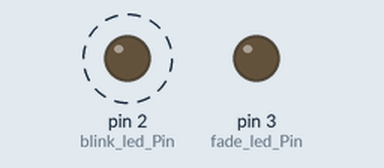
Recording of a sketch running on a simulated Arduino Uno, built with avr-gcc and run on an emulated ATmega328P. Shown: output pins drawn as LEDs (lit = HIGH). Dashed ring = blinking.

Above: at 0.05 s.
At 0.45 s:
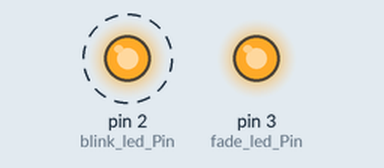
Timing chart, 0 to 3.0 s (numbered marks = the images above):
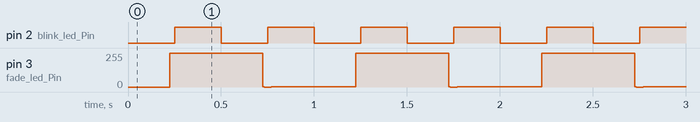

The sketch:

combinedLEDcontrol.ino
```cpp
/*
Combined example: Control 1 blinking LED and 1 fading LED using custom functions
This shows how you can use both functions together in the same program

Blinking LED (can use any digital pin):
- Speed of blinking (blink_led_BlinkTime in milliseconds)
- Whether it starts as ON/OFF (blink_led_BlinkBeginState)

Fading LED (must use PWM pin marked with ~):
- Minimum brightness (fade_led_minBrightness 0-255)
- Maximum brightness (fade_led_maxBrightness 0-255)
- Speed of fading (fade_led_oscillationTime in milliseconds)
*/

// Blinking LED variables
int blink_led_Pin = 2;
int blink_led_BlinkTime = 500;      // Time for one complete blink cycle (milliseconds)
bool blink_led_BlinkBeginState = false; // Initial state for blinking LED (true = on, false = off)

// Fading LED variables
int fade_led_Pin = 3;
int fade_led_minBrightness = 0;    // Minimum brightness for oscillating LED (0-255)
int fade_led_maxBrightness = 255;  // Maximum brightness for oscillating LED (0-255)
int fade_led_oscillationTime = 1000; // Time for one complete oscillation (milliseconds)

void setup()
{
  // Initialize LED pins as outputs
  pinMode(blink_led_Pin, OUTPUT);
  pinMode(fade_led_Pin, OUTPUT);
}

void loop()
{
  // Control the blinking LED
  bool blinkState = blink(blink_led_BlinkTime, blink_led_BlinkBeginState);
  digitalWrite(blink_led_Pin, blinkState);

  // Control the fading LED
  int fadeBrightness = oscillate(fade_led_minBrightness, fade_led_maxBrightness, fade_led_oscillationTime);
  analogWrite(fade_led_Pin, fadeBrightness);
}

// Function to determine LED state for blinking
// Uses timing logic to control the behaviour
// blinkTime = how fast it is blinking (milliseconds)
// beginState = determines whether its starting state is ON or OFF
bool blink(int blinkTime, bool beginState) {
  // Define the boolean variable we will return
  bool ledShouldBeOn = false;

  // Calculate current position in blink cycle
  // Using modulo (%) to get remainder when dividing current time by blink time
  // millis() keeps counting up continuously (0, 1, 2, 3, 4, 5, 6, 7, 8, 9, 10, 11...)
  // millis() % blinkTime creates a repeating pattern (0, 1, 2, 3, 4...497, 498, 499, 0, 1, 2, 3...)
  // This gives us a way to know where we are within each blink cycle
  unsigned long currentTime = millis() % blinkTime;

  // Determine LED state based on timing and beginState
  if(currentTime < (blinkTime / 2)) {
    // We're in the first half of the cycle
    ledShouldBeOn = beginState;  // LED matches beginState in first half
  } else {
    // We're in the second half of the cycle
    ledShouldBeOn = !beginState; // LED is opposite of beginState in second half
  }

  return ledShouldBeOn;
}

// Function to calculate oscillating values
// Uses sine wave mathematics to create smooth fading
// minVal = minimum brightness level
// maxVal = maximum brightness level
// oscillationTime = how long one complete fade cycle takes
int oscillate(int minVal, int maxVal, int oscillationTime) {
  // Calculate current position in oscillation cycle (0.0 to 1.0)
  float cyclePosition = (millis() % oscillationTime) / (float)oscillationTime;

  // Calculate sine value (-1 to 1) for current cycle position
  float sineValue = sin(cyclePosition * 2 * PI);

  // Map sine wave (-1 to 1) to desired range (minVal to maxVal)
  // Because the map function only returns integers, the value is multiplied by 1000
  int brightness = map(sineValue * 1000, -1000, 1000, minVal, maxVal);

  // Output the value
  return brightness;
}
```

Measured:
- by itself, pin 2 (blink_led_Pin): alternates HIGH for 0.25 s and LOW for 0.25 s
- by itself, pin 3 (fade_led_Pin): repeats every 1.0 s: 254/255 0.04 s, 253/255 0.45 s, 1/255 0.01 s, 0/255 0.04 s, 1/255 0.45 s, 253/255 0.01 s
